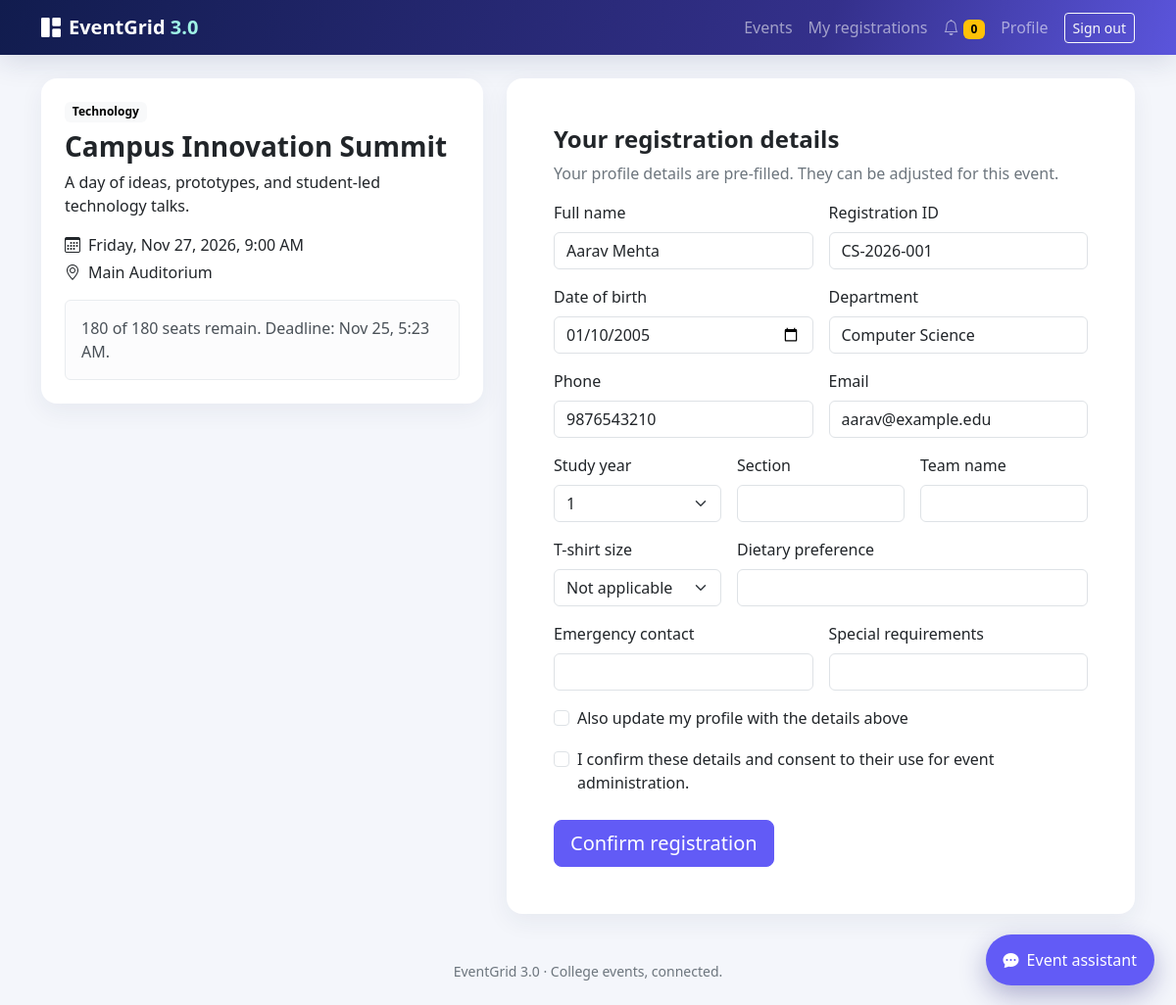
Page /student/register.php?event=1 (signed in) on the committed database.
### tables this page shows
CREATE TABLE events (
  id BIGINT UNSIGNED AUTO_INCREMENT PRIMARY KEY,
  title VARCHAR(180) NOT NULL,
  description TEXT NOT NULL,
  category VARCHAR(80) NOT NULL,
  venue VARCHAR(180) NOT NULL,
  event_date DATE NOT NULL,
  start_time TIME NOT NULL,
  end_time TIME NOT NULL,
  reg_deadline DATETIME NOT NULL,
  max_participants INT UNSIGNED NOT NULL,
  poster VARCHAR(255) NULL,
  status ENUM('Open','Closed','Cancelled') NOT NULL DEFAULT 'Open',
  created_by BIGINT UNSIGNED NULL,
  created_at TIMESTAMP NOT NULL DEFAULT CURRENT_TIMESTAMP,
  updated_at TIMESTAMP NOT NULL DEFAULT CURRENT_TIMESTAMP ON UPDATE CURRENT_TIMESTAMP,
  deleted_at DATETIME NULL,
  CONSTRAINT fk_events_admin FOREIGN KEY (created_by) REFERENCES users(id) ON DELETE SET NULL,
  INDEX idx_events_date_status (event_date, status),
  INDEX idx_events_category (category)
);

CREATE TABLE users (
  id BIGINT UNSIGNED AUTO_INCREMENT PRIMARY KEY,
  name VARCHAR(120) NOT NULL,
  reg_no VARCHAR(40) NULL UNIQUE,
  dob DATE NULL,
  department VARCHAR(100) NULL,
  phone CHAR(10) NULL,
  email VARCHAR(190) NOT NULL UNIQUE,
  password_hash VARCHAR(255) NOT NULL,
  role ENUM('admin','student') NOT NULL DEFAULT 'student',
  created_at TIMESTAMP NOT NULL DEFAULT CURRENT_TIMESTAMP
);

### includes/db.php (called while the page is built, shortened)
<?php
function db(): PDO
{
    static $pdo;
    if (!$pdo) {
        $pdo = new PDO(
            'mysql:host=' . DB_HOST . ';dbname=' . DB_NAME . ';charset=utf8mb4',
            DB_USER,
            DB_PASS,
            [PDO::ATTR_ERRMODE => PDO::ERRMODE_EXCEPTION, PDO::ATTR_DEFAULT_FETCH_MODE => PDO::FETCH_ASSOC, PDO::ATTR_EMULATE_PREPARES => false]
        );
    }
    return $pdo;
}

### includes/functions.php (called while the page is built, shortened)
<?php
require_once __DIR__ . '/db.php';
function e(?string $value): string { return htmlspecialchars($value ?? '', ENT_QUOTES | ENT_SUBSTITUTE, 'UTF-8'); }
function event_seats_left(int $eventId, int $capacity): int
{
    $s = db()->prepare("SELECT COUNT(*) FROM registrations WHERE event_id=? AND status <> 'Cancelled'");
    $s->execute([$eventId]); return max(0, $capacity - (int)$s->fetchColumn());
}

### student/register.php (the view, shortened to what this page needs)
<?php
require_once dirname(__DIR__).'/includes/functions.php';
$user=require_role('student');$eventId=(int)($_GET['event']??$_POST['event_id']??0);$s=db()->prepare("SELECT * FROM events WHERE id=? AND deleted_at IS NULL");$s->execute([$eventId]);$event=$s->fetch();
$p=db()->prepare('SELECT * FROM users WHERE id=?');$p->execute([$user['id']]);$profile=$p->fetch();
$existing=db()->prepare("SELECT id FROM registrations WHERE user_id=? AND event_id=? AND status<>'Cancelled'");$existing->execute([$user['id'],$eventId]);
$can=$event['status']==='Open'&&strtotime($event['reg_deadline'])>=time()&&event_seats_left($eventId,(int)$event['max_participants'])>0&&!$existing->fetch();
$pageTitle='Register for '.$event['title'];require dirname(__DIR__).'/includes/header.php';
?>
<div class="row g-4"><div class="col-lg-5"><div class="card p-4"><span class="badge text-bg-light align-self-start"><?=e($event['category'])?></span><h1 class="h3 fw-bold mt-2"><?=e($event['title'])?></h1><p><?=e($event['description'])?></p><p class="mb-1"><i class="bi bi-calendar3 me-2"></i><?=e(date('l, M j, Y',strtotime($event['event_date'])))?>, <?=e(date('g:i A',strtotime($event['start_time'])))?></p><p><i class="bi bi-geo-alt me-2"></i><?=e($event['venue'])?></p><div class="alert alert-light mb-0"><?=event_seats_left($eventId,(int)$event['max_participants'])?> of <?=e((string)$event['max_participants'])?> seats remain. Deadline: <?=e(date('M j, g:i A',strtotime($event['reg_deadline'])))?>.</div></div></div>
<div class="col-lg-7"><div class="card p-4 p-lg-5"><h2 class="h4 fw-bold">Your registration details</h2><p class="text-secondary">Your profile details are pre-filled. They can be adjusted for this event.</p><?php if($err):?><div class="alert alert-danger"><?=e($err)?></div><?php endif;?><?php if(!$can):?><div class="alert alert-warning">Registration is unavailable: this event is closed, past deadline, full, or you have already registered.</div><?php else:?>
<form method="post" data-validate><?=csrf_field()?><input type="hidden" name="event_id" value="<?=$eventId?>"><div class="row g-3">
<?php foreach(['name'=>'Full name','reg_no'=>'Registration ID','dob'=>'Date of birth','department'=>'Department','phone'=>'Phone','email'=>'Email'] as $key=>$label):?><div class="col-md-6"><label class="form-label"><?=e($label)?></label><input class="form-control" name="<?=e($key)?>" value="<?=e((string)$profile[$key])?>" required <?=$key==='dob'?'type="date"':($key==='email'?'type="email"':($key==='phone'?'pattern="[0-9]{10}" maxlength="10"':''))?>></div><?php endforeach;?>
<div class="col-md-4"><label class="form-label">Study year</label><select class="form-select" name="study_year"><option>1</option><option>2</option><option>3</option><option>4</option><option>5</option></select></div><div class="col-md-4"><label class="form-label">Section</label><input class="form-control" name="section" maxlength="30"></div><div class="col-md-4"><label class="form-label">Team name</label><input class="form-control" name="team_name" maxlength="120"></div>
<div class="col-md-4"><label class="form-label">T-shirt size</label><select class="form-select" name="tshirt_size"><option value="">Not applicable</option><?php foreach(['XS','S','M','L','XL','XXL'] as $size):?><option><?=e($size)?></option><?php endforeach;?></select></div><div class="col-md-8"><label class="form-label">Dietary preference</label><input class="form-control" name="diet" maxlength="100"></div><div class="col-md-6"><label class="form-label">Emergency contact</label><input class="form-control" name="emergency_contact" maxlength="30"></div><div class="col-md-6"><label class="form-label">Special requirements</label><input class="form-control" name="special_requirements"></div>
<div class="col-12 form-check ms-2"><input class="form-check-input" type="checkbox" name="update_profile" id="update_profile"><label class="form-check-label" for="update_profile">Also update my profile with the details above</label></div>
<div class="col-12 form-check ms-2"><input class="form-check-input" type="checkbox" name="consent" value="1" required id="consent"><label class="form-check-label" for="consent">I confirm these details and consent to their use for event administration.</label></div></div><button class="btn btn-primary btn-lg mt-4">Confirm registration</button></form><?php endif;?></div></div></div>
<?php require dirname(__DIR__).'/includes/footer.php';?>

### assets/css/app.css (style rules this page uses)
:root { --ink:#172554;--accent:#625bf6;--mist:#f4f6fb;--teal:#15b8a6 }
body { background:var(--mist);color:#26324b;min-height:100vh }
.card { border:0;border-radius:1rem;box-shadow:0 8px 25px #1a2b5210 }
.btn-primary { background:var(--accent);border-color:var(--accent) }

### rows in the picture
events: category "Technology", title "Campus Innovation Summit", description "A day of ideas, prototypes, and student-led technology talks.", event_date "Friday, Nov 27, 2026", start_time "9:00 AM", venue "Main Auditorium", max_participants "180", reg_deadline "Nov 25, 5:23 AM"
users: name "Aarav Mehta", reg_no "CS-2026-001", dob "01/10/2005", department "Computer Science", phone "9876543210", email "aarav@example.edu"

### other values in the picture
unread_count((int)$me['id']) "0"
$label "Full name"
$label "Registration ID"
$label "Date of birth"
$label "Department"
$label "Phone"
$label "Email"
